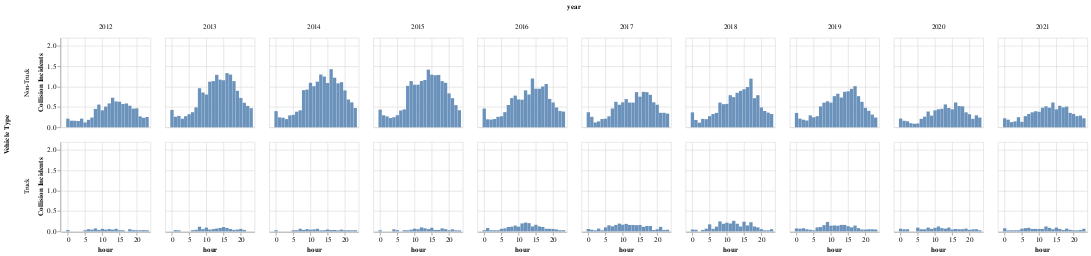

Write notebook code for a chart like this one.
### Code cell
chart_other

### Figure 1 — Vega-Lite specification as saved in the notebook (floating-point values rounded to 4 significant figures; data arrays with more than 128 entries replaced by an {"elided": "..."} marker saying what was removed)
{"config": {"view": {"continuousWidth": 400, "continuousHeight": 300}, "mark": {"color": "#6A92BB"}}, "data": {"name": "data-27bc2bbcbc92d29880c2e4c80e489fa7"}, "mark": {"type": "bar", "filled": true}, "encoding": {"column": {"field": "year", "type": "nominal"}, "row": {"field": "Truck", "title": "Vehicle Type", "type": "nominal"}, "x": {"field": "hour", "type": "quantitative"}, "y": {"field": "collision_rate", "scale": {"clamp": true, "domain": [0, 2.2]}, "title": "Collision Incidents", "type": "quantitative"}}, "height": 135, "width": 135, "$schema": "https://vega.github.io/schema/vega-lite/v4.17.0.json", "datasets": {"data-27bc2bbcbc92d29880c2e4c80e489fa7": {"elided": "458 records"}}}
